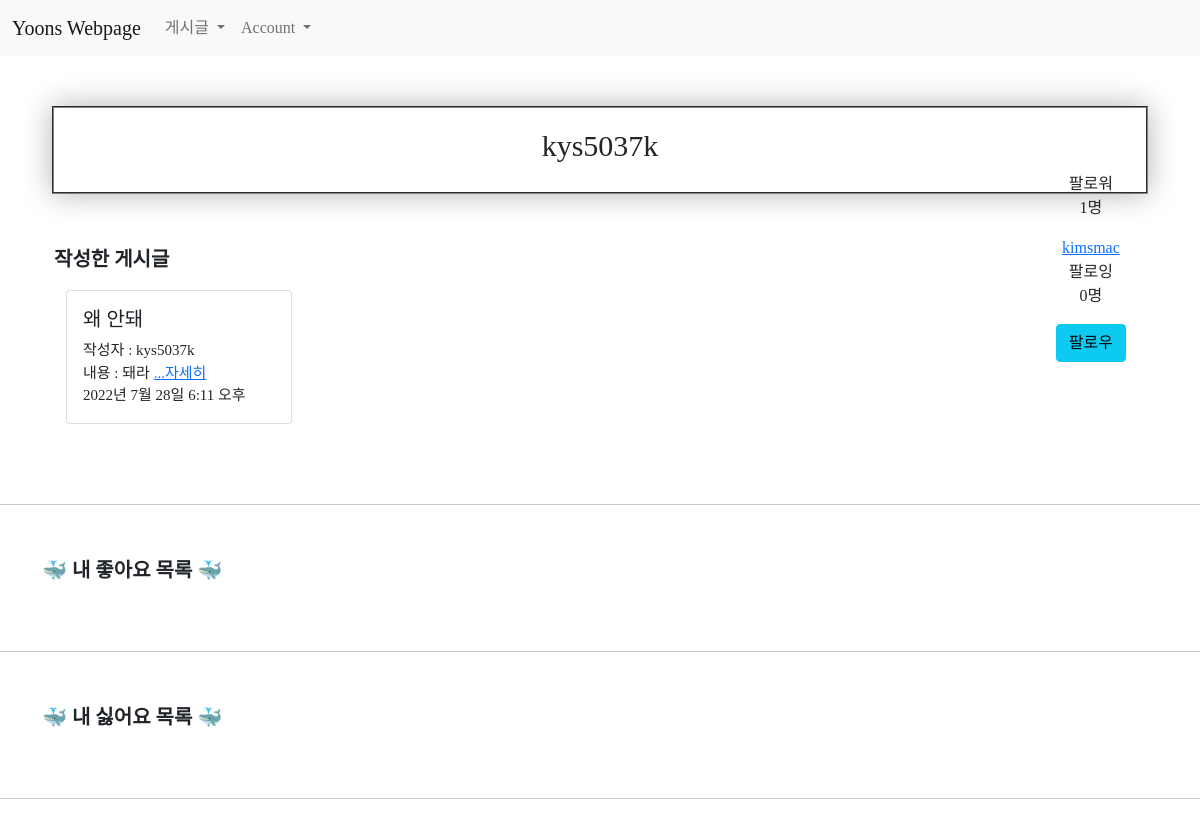
The page /users/8/mypage/ on the database its author committed.
### users/models.py (models this page shows)
class Profile(models.Model):
    user=models.OneToOneField(User,on_delete=models.CASCADE)
    followings = models.ManyToManyField("self", related_name="followers", symmetrical=False)

### main/models.py (models this page shows, shortened)
class Post(models.Model):
    id = models.AutoField(primary_key=True)
    title = models.CharField(max_length=200)
    writer = models.ForeignKey(User, on_delete=models.CASCADE)
    pub_date = models.DateTimeField()
    body = models.TextField()
    image = models.ImageField(upload_to = "post/", blank=True, null=True)
    like_user_set = models.ManyToManyField(User, blank=True, related_name='likes_user_set',through='Like')
    dislike_user_set = models.ManyToManyField(User, blank=True, related_name='dislikes_user_set',through='Dislike')
    def summary(self):
        return self.body[:20]

### users/views.py (the view)
# urls.py: path('<int:id>/mypage/', views.mypage, name="mypage"),
def mypage(request, id):
    user = get_object_or_404(User, pk=id)
    posts=Post.objects.filter(writer=user)
    like_list = Like.objects.filter(user = user)
    dislike_list = Dislike.objects.filter(user = user)
    context= {
        'like_list' : like_list,
        'dislike_list' : dislike_list,
        'posts':posts,
        'user':user,
        'blogs':Blog.objects.filter(writer=user),
        'followings' :user.profile.followings.all(),
        'followers' :user.profile.followers.all(),
    }
    return render(request,'users/mypage.html',context)

### users/templates/users/mypage.html (shortened to what this page needs)
{% extends 'base.html' %}
{% load static %}
{% block content %}
<div class="hello">
    <div class="container1" style="float:center;">
    {% if user %}
        <h3 style="font-family: 'scd3'; font-size: 30px; float:center;">{{ user.username }}</h3>
    {% else %}
        <h3 style="font-family: 'scd3'; font-size: 30px; float:center;">알 수 없음</h3>
    {% endif %}
    </div>
    <div class="container2" style="font-family:'scd2'; font-size: 16px; float:right;">
        <p>팔로워<br>{{user.profile.followers.count}}명</p>
        {%for follower in user.profile.followers.all %}
            <a href="{% url 'users:mypage' follower.user.id %}">{{ follower.user.username }}</a>
        {% endfor %}
        <p>팔로잉<br>{{user.profile.followings.count}}명</p>
        {% if request.user != user %}
            {% if request.user.profile in user.profile.followers.all %}
                <a href="{% url 'users:follow' user.id %}"><button type="button" class="btn btn-outline-info">언팔로우</button></a>
            {% else %}
                <a href="{% url 'users:follow' user.id %}"><button type="button" class="btn btn-info">팔로우</button></a>
            {% endif %}
        {% endif %}
    </div>
</div>
<div class="container">
    <p style="font-weight:bold; font-family:'scd3'; font-size: 20px;">작성한 게시글</p>
            <div class="row">
                {% for post in posts %}
                    <div class="col-md-3 col-6 item_list__card">
                        <div class="card" style="font-family: 'scd3';">
                                <div class="card-body" style="font-size:15px">
                                    <h5 class="card-title">{{ post.title }}</h5>
                                    {% if post.writer %}
                                        {% if 'user' in post.writer.username %}
                                            작성자 : {{ post.writer.last_name }}{{ post.writer.first_name }}<br>
                                        {% else %}
                                            작성자 : {{ post.writer }}<br>
                                        {% endif %}
                                    {% else %}
                                        알 수 없음<br>
                                    {% endif %}
                                    내용 : {{post.summary}}
                                    <a href="{% url 'main:detail' post.id %}">...자세히</a><br>
                                    {{post.pub_date}}
                                    <br>
                                </div>
                        </div>
                    </div>
                {% endfor %}
            </div>
        </div>
</div><hr>
    <div class="container">
        <p style="font-weight:bold; font-family:'scd3'; font-size: 20px;">🐳 내 좋아요 목록 🐳</p>
    </div><hr>
<div class="container">
    <p style="font-weight:bold; font-family:'scd3';  font-size: 20px;">🐳 내 싫어요 목록 🐳</p>
</div><hr>
{% endblock content %}

### sns_project/static/css/show.css (style rules this page uses)
.hello { font-family: 'scd5'; text-align: center; margin: 10px; padding: 20px; border: 2px groove gray; box-shadow: 0 0 30px 0 rgba(0,0,0,0.3); }
.container { margin-top: 50px; margin-bottom: 50px; }
.card { margin-bottom: 30px; }

### rows shown on the page
Profile: user.username "kimsmac"
Post: title "왜 안돼", writer "kys5037k", summary "돼라", pub_date "2022년 7월 28일 6:11 오후"

### other values the page prints
{{ user.username }} "kys5037k"
{{ user.profile.followers.count }} "1"
{{ user.profile.followings.count }} "0"
